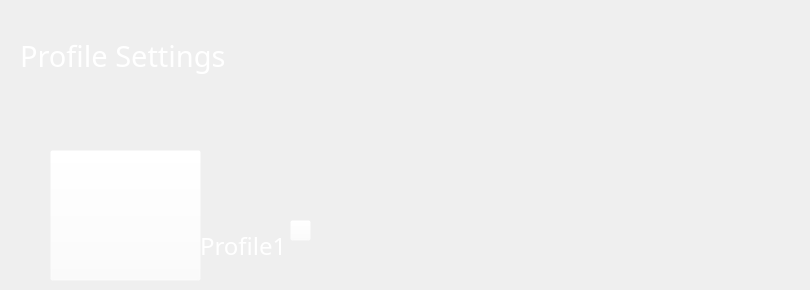
      <widget class="QWidget" name="page_4">
       <widget class="QLabel" name="label_42">
        <property name="geometry">
         <rect>
          <x>20</x>
          <y>30</y>
          <width>251</width>
          <height>51</height>
         </rect>
        </property>
        <property name="font">
         <font>
          <family>Eras Bold ITC</family>
          <pointsize>22</pointsize>
         </font>
        </property>
        <property name="styleSheet">
         <string notr="true">color: rgb(255, 255, 255);</string>
        </property>
        <property name="text">
         <string>Profile Settings</string>
        </property>
       </widget>
       <widget class="QPushButton" name="Profile1_3">
        <property name="geometry">
         <rect>
          <x>50</x>
          <y>150</y>
          <width>151</width>
          <height>131</height>
         </rect>
        </property>
        <property name="cursor">
         <cursorShape>ArrowCursor</cursorShape>
        </property>
        <property name="styleSheet">
         <string notr="true">background-color: rgba(255, 255, 255, 0);</string>
        </property>
        <property name="text">
         <string/>
        </property>
        <property name="icon">
         <iconset>
          <normaloff>Images/1x/Profile1.png</normaloff>Images/1x/Profile1.png</iconset>
        </property>
        <property name="iconSize">
         <size>
          <width>100</width>
          <height>100</height>
         </size>
        </property>
       </widget>
       <widget class="QLabel" name="label_44">
        <property name="geometry">
         <rect>
          <x>200</x>
          <y>220</y>
          <width>251</width>
          <height>51</height>
         </rect>
        </property>
        <property name="font">
         <font>
          <family>Eras Demi ITC</family>
          <pointsize>18</pointsize>
         </font>
        </property>
        <property name="styleSheet">
         <string notr="true">color: rgb(255, 255, 255);</string>
        </property>
        <property name="text">
         <string>Profile1</string>
        </property>
       </widget>
       <widget class="QPushButton" name="editProfileBtn_2">
        <property name="geometry">
         <rect>
          <x>290</x>
          <y>220</y>
          <width>21</width>
          <height>21</height>
         </rect>
        </property>
        <property name="cursor">
         <cursorShape>PointingHandCursor</cursorShape>
        </property>
        <property name="styleSheet">
         <string notr="true">QPushButton{
      background-color: rgba(255, 255, 255, 0);
}

QPushButton:hover {

      background-color: rgb(160, 173, 191);
}</string>
        </property>
        <property name="text">
         <string/>
        </property>
        <property name="icon">
         <iconset>
          <normaloff>Images/Icons/editicon.png</normaloff>Images/Icons/editicon.png</iconset>
        </property>
        <property name="iconSize">
         <size>
          <width>25</width>
          <height>25</height>
         </size>
        </property>
       </widget>
       <widget class="QLabel" name="label_45">
        <property name="geometry">
         <rect>
          <x>0</x>
          <y>0</y>
          <width>801</width>
          <height>111</height>
         </rect>
        </property>
        <property name="text">
         <string/>
        </property>
        <property name="pixmap">
         <pixmap>Images/Backdrops/HeaderBackGround.png</pixmap>
        </property>
        <property name="scaledContents">
         <bool>true</bool>
        </property>
       </widget>
       <zorder>Profile1_3</zorder>
       <zorder>label_44</zorder>
       <zorder>editProfileBtn_2</zorder>
       <zorder>label_45</zorder>
       <zorder>label_42</zorder>
      </widget>
